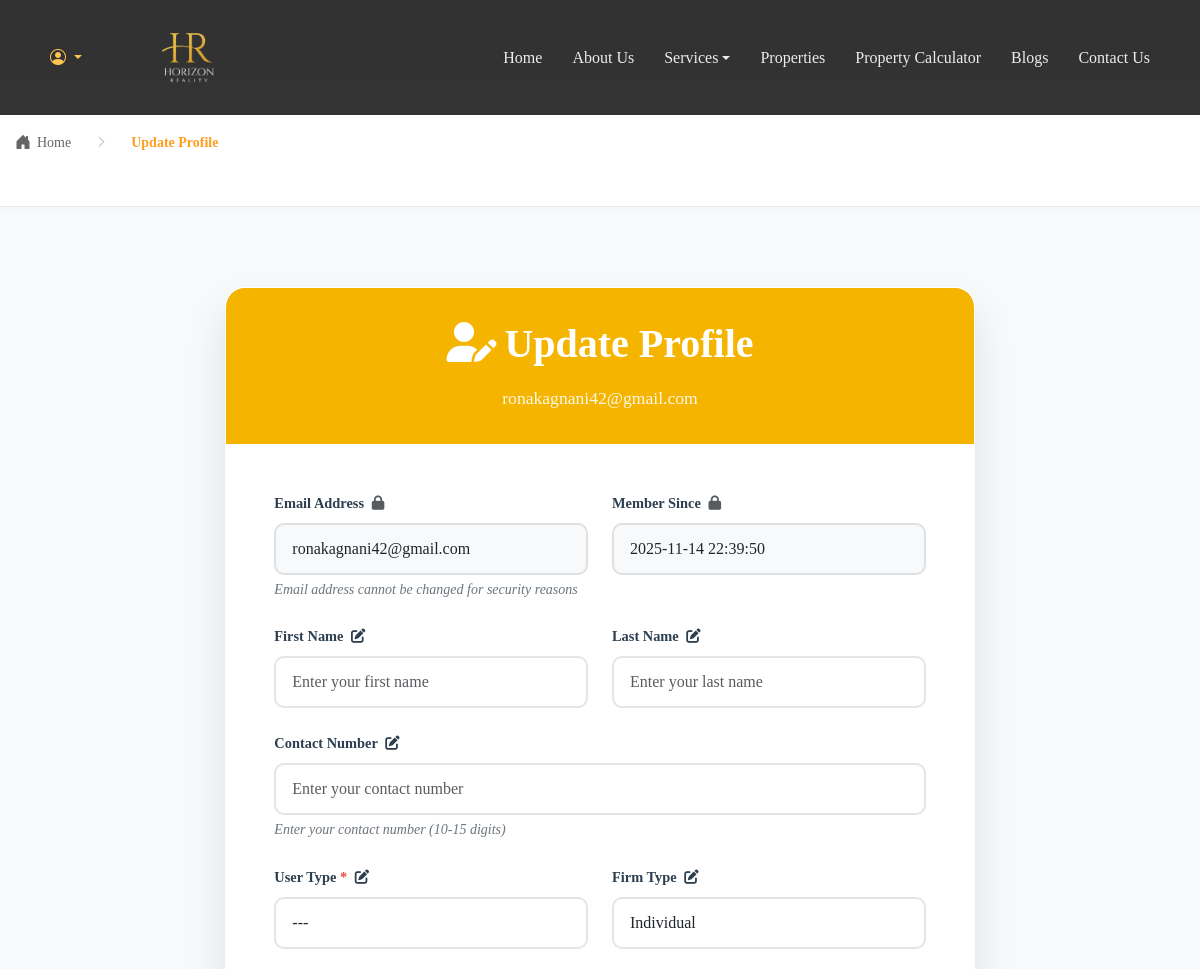
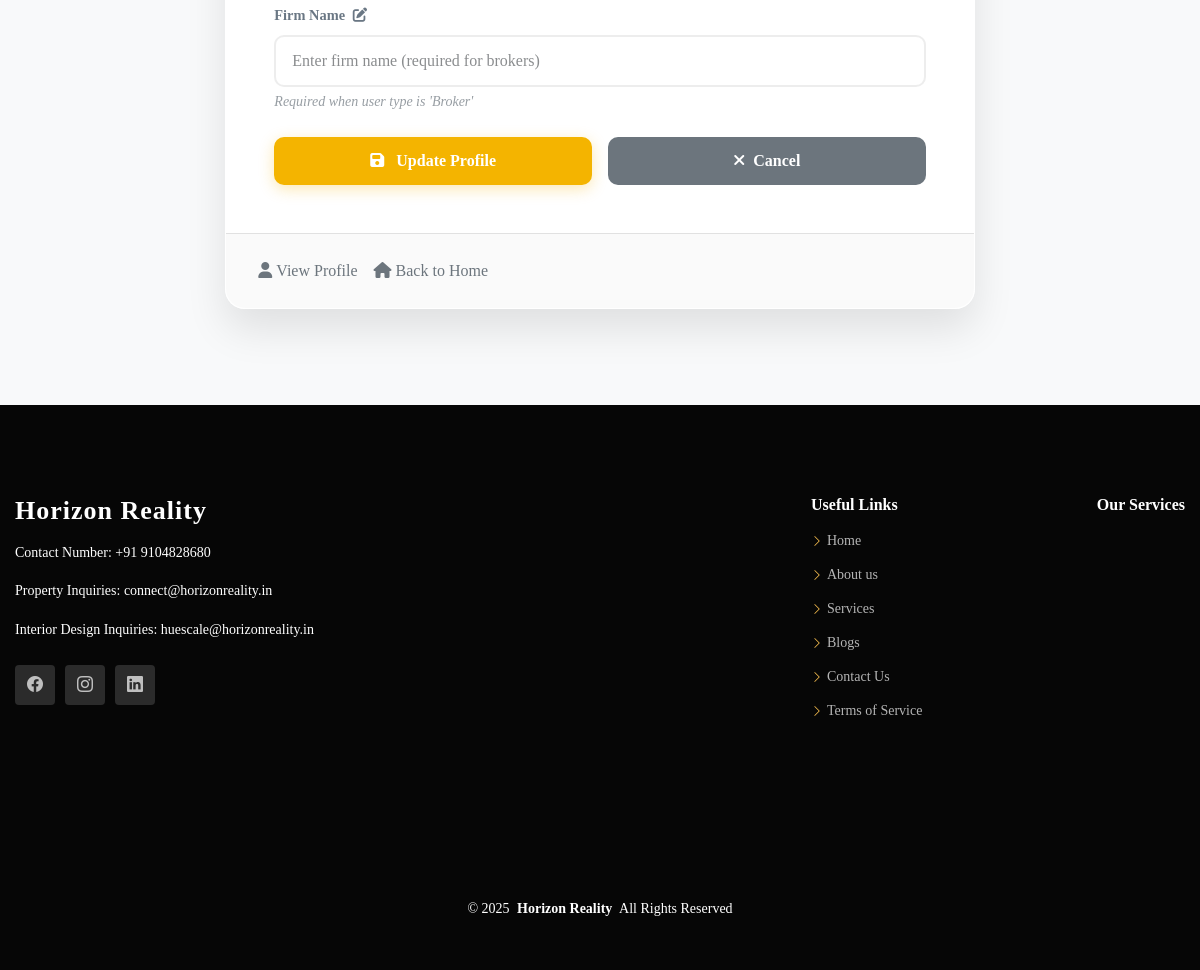
The page /profile/update/ (signed in) on the database its author committed (2 pictures, top to bottom).
### users/models.py (models this page shows, shortened)
class CustomUser(AbstractBaseUser, PermissionsMixin):
    USER_TYPE_CHOICES = (
        ('', '---'),  #
        ('buyer', 'Buyer'),
        ('broker', 'Broker'),
    )
    FIRM_TYPE_CHOICES = (
        ('', '---'),  #
        ('individual', 'Individual'),
        ('firm', 'Firm'),
    )
    email = models.EmailField(unique=True)
    is_verified = models.BooleanField(default=False)
    contact_number = models.CharField(max_length=15, blank=True, null=True)
    user_type = models.CharField(max_length=10, choices=USER_TYPE_CHOICES, default='')
    firm_type = models.CharField(max_length=10, choices=FIRM_TYPE_CHOICES, default='individual')
    firm_name = models.CharField(max_length=100, blank=True, null=True, help_text="Required for brokers only")
    is_broker = models.BooleanField(default=False)
    first_name = models.CharField(max_length=30, blank=True)
    last_name = models.CharField(max_length=30, blank=True)
    is_active = models.BooleanField(default=True)
    is_staff = models.BooleanField(default=False, help_text="Grants access to admin features.")
    is_superuser = models.BooleanField(default=False, help_text="Grants all permissions without assigning them explicitly.")
    date_joined = models.DateTimeField(auto_now_add=True)
    newsletter_subscribed = models.BooleanField(default=False, help_text="User subscribed to newsletter")
    last_profile_update = models.DateTimeField(
        null=True,
        blank=True,
        help_text="Timestamp of the last profile update"
    )
    objects = CustomUserManager()
    USERNAME_FIELD = 'email'
    class Meta:
        verbose_name = _("user")
        verbose_name_plural = _("users")

### users/views.py (the view)
# urls.py: path('profile/update/', views.update_profile_view, name='update_profile'),
@login_required
def update_profile_view(request):
    user = request.user
    can_update, days_remaining = can_user_update_profile(user)
    if request.method == 'POST':
        if not can_update:
            if request.headers.get('X-Requested-With') == 'XMLHttpRequest':
                return JsonResponse({
                    'success': False,
                    'message': f'You cannot update your profile for another {days_remaining} days.',
                    'restriction_active': True,
                    'days_remaining': days_remaining
                })
            else:
                messages.error(request, f'You cannot update your profile for another {days_remaining} days.')
                return render(request, 'users/update_profile.html', {
                    'form': UpdateProfileForm(instance=user),
                    'user': user,
                    'can_update': can_update,
                    'days_remaining': days_remaining
                })
        if request.headers.get('X-Requested-With') == 'XMLHttpRequest':
            return handle_ajax_profile_update(request, user)
        form = UpdateProfileForm(request.POST, instance=user)
        if form.is_valid():
            try:
                updated_user = form.save(commit=False)
                updated_user.email = user.email
                updated_user.date_joined = user.date_joined
                if updated_user.user_type == 'broker':
                    if not updated_user.firm_name:
                        messages.error(request, "Firm name is required for brokers.")
                        return render(request, 'users/update_profile.html', {
                            'form': form,
                            'user': user,
                            'can_update': can_update,
                            'days_remaining': days_remaining
                        })
                updated_user.last_profile_update = timezone.now()
                updated_user.save()
                messages.success(request, "Your profile has been updated successfully! You won't be able to update it again for 15 days.")
                return redirect('profile_view')
            except ValidationError as e:
                messages.error(request, f"Validation error: {e}")
            except Exception as e:
                messages.error(request, f"An error occurred while updating your profile: {e}")
        else:
            for field, errors in form.errors.items():
                for error in errors:
                    messages.error(request, f"{field.replace('_', ' ').title()}: {error}")
    else:
        form = UpdateProfileForm(instance=user)
        form.fields['email'].initial = user.email
        form.fields['date_joined'].initial = user.date_joined
    context = {
        'form': form,
        'user': user,
        'page_title': 'Update Profile',
        'can_update': can_update,
        'days_remaining': days_remaining,
        'last_update': user.last_profile_update if hasattr(user, 'last_profile_update') else None
    }
    return render(request, 'users/update_profile.html', context)

### home/context_processors.py (called while the page is built)
def services_processor(request):
    footer_services = Service.objects.all()
    return {
        'footer_services': footer_services
    }

### users/views.py (called while the page is built, shortened)
def can_user_update_profile(user):
    if not hasattr(user, 'last_profile_update') or user.last_profile_update is None:
        return True, 0

### templates/users/update_profile.html (shortened to what this page needs)
{% extends "base.html" %}
{% load static %}
{% block extra_css %}
<link href="{% static 'css/update_profile.css' %}" rel="stylesheet">
<link rel="stylesheet" href="https://cdnjs.cloudflare.com/ajax/libs/font-awesome/6.1.1/css/all.min.css">
<link rel="stylesheet" href="https://cdnjs.cloudflare.com/ajax/libs/bootstrap-icons/1.10.0/font/bootstrap-icons.min.css">
{% endblock %}
{% block content %}
<div class="breadcrumb-section">
    <div class="container">
      <nav aria-label="breadcrumb">
        <ol class="breadcrumb">
          <li class="breadcrumb-item">
            <a href="{% url 'home' %}">
              <i class="bi bi-house-door-fill breadcrumb-home-icon"></i>Home
            </a>
          </li>
          <li class="breadcrumb-item active" aria-current="page">
           Update Profile
          </li>
        </ol>
      </nav>
    </div>
</div>
<div class="container main-container">
    <div class="row justify-content-center">
        <div class="col-lg-8 col-md-10">
            <div class="profile-card">
                <div class="profile-header">
                    <h2><i class="fas fa-user-edit me-2"></i>Update Profile</h2>
                    <div class="user-info">
                        <div class="user-email">{{ user.email }}</div>
                    </div>
                </div>
                <div class="form-section {% if not can_update %}form-disabled{% endif %}">
                    <form method="post" id="profileForm">
                        <div class="row">
                            <div class="col-md-6">
                                <div class="form-group">
                                    <label for="{{ form.email.id_for_label }}" class="form-label">
                                        {{ form.email.label }}
                                        <i class="fas fa-lock ms-1 text-muted" title="This field cannot be changed"></i>
                                    </label>
                                    {{ form.email }}
                                    <div class="help-text">Email address cannot be changed for security reasons</div>
                                </div>
                            </div>
                            <div class="col-md-6">
                                <div class="form-group">
                                    <label for="{{ form.date_joined.id_for_label }}" class="form-label">
                                        {{ form.date_joined.label }}
                                        <i class="fas fa-lock ms-1 text-muted" title="This field cannot be changed"></i>
                                    </label>
                                    {{ form.date_joined }}
                                </div>
                            </div>
                        </div>
                        <div class="row">
                            <div class="col-md-6">
                                <div class="form-group">
                                    <label for="{{ form.first_name.id_for_label }}" class="form-label">
                                        {{ form.first_name.label }}
                                        {% if can_update %}
                                            <i class="fas fa-edit ms-1 text-success" title="This field can be edited"></i>
                                        {% else %}
                                            <i class="fas fa-lock ms-1 text-muted" title="Update restricted"></i>
                                        {% endif %}
                                    </label>
                                    {{ form.first_name }}
                                </div>
                            </div>
                            <div class="col-md-6">
                                <div class="form-group">
                                    <label for="{{ form.last_name.id_for_label }}" class="form-label">
                                        {{ form.last_name.label }}
                                        {% if can_update %}
                                            <i class="fas fa-edit ms-1 text-success" title="This field can be edited"></i>
                                        {% else %}
                                            <i class="fas fa-lock ms-1 text-muted" title="Update restricted"></i>
                                        {% endif %}
                                    </label>
                                    {{ form.last_name }}
                                </div>
                            </div>
                        </div>
                        <div class="form-group">
                            <label for="{{ form.contact_number.id_for_label }}" class="form-label">
                                {{ form.contact_number.label }}
                                {% if can_update %}
                                    <i class="fas fa-edit ms-1 text-success" title="This field can be edited"></i>
                                {% else %}
                                    <i class="fas fa-lock ms-1 text-muted" title="Update restricted"></i>
                                {% endif %}
                            </label>
                            {{ form.contact_number }}
                            <div class="help-text">Enter your contact number (10-15 digits)</div>
                        </div>
                        <div class="row">
                            <div class="col-md-6">
                                <div class="form-group">
                                    <label for="{{ form.user_type.id_for_label }}" class="form-label">
                                        {{ form.user_type.label }} <span class="required">*</span>
                                        {% if can_update %}
                                            <i class="fas fa-edit ms-1 text-success" title="This field can be edited"></i>
                                        {% else %}
                                            <i class="fas fa-lock ms-1 text-muted" title="Update restricted"></i>
                                        {% endif %}
                                    </label>
                                    {{ form.user_type }}
                                </div>
                            </div>
                            <div class="col-md-6">
                                <div class="form-group">
                                    <label for="{{ form.firm_type.id_for_label }}" class="form-label">
                                        {{ form.firm_type.label }}
                                        {% if can_update %}
                                            <i class="fas fa-edit ms-1 text-success" title="This field can be edited"></i>
                                        {% else %}
                                            <i class="fas fa-lock ms-1 text-muted" title="Update restricted"></i>
                                        {% endif %}
                                    </label>
                                    {{ form.firm_type }}
                                </div>
                            </div>
                        </div>
                        <div class="form-group" id="firmNameGroup">
                            <label for="{{ form.firm_name.id_for_label }}" class="form-label">
                                {{ form.firm_name.label }}
                                {% if can_update %}
                                    <i class="fas fa-edit ms-1 text-success" title="This field can be edited"></i>
                                {% else %}
                                    <i class="fas fa-lock ms-1 text-muted" title="Update restricted"></i>
                                {% endif %}
                            </label>
                            {{ form.firm_name }}
                            <div class="help-text">Required when user type is 'Broker'</div>
                        </div>
                        <div class="d-flex gap-3 mt-4">
                            <button type="submit" class="btn btn-primary" id="submitBtn" {% if not can_update %}disabled{% endif %}>
                                <i class="fas fa-save me-2"></i>
                                {% if can_update %}Update Profile{% else %}Update Restricted{% endif %}
                            </button>
                            <a href="{% url 'profile_view' %}" class="btn btn-secondary">
                                <i class="fas fa-times me-2"></i>Cancel
                            </a>
                        </div>
                    </form>
                </div>
                <div class="navigation-links">
                    <a href="{% url 'profile_view' %}">
                        <i class="fas fa-user me-1"></i>View Profile
                    </a>
                    <a href="{% url 'home' %}">
                        <i class="fas fa-home me-1"></i>Back to Home
                    </a>
                </div>
            </div>
        </div>
    </div>
</div>
{% endblock %}

### static/css/main.css (style rules this page uses)
:root { --default-font: 'Times New Roman', Times, serif; --heading-font: 'Times New Roman', Times, serif; --nav-font: 'Times New Roman', Times, serif; }
:root { --background-color: #ffffff; --default-color: #444444; --heading-color: #151515; --accent-color: #ffc451; --surface-color: #ffffff; --contrast-color: #312f2f; }
:root { --nav-color: rgba(255, 255, 255, 0.905); --nav-hover-color: #ffc451; --nav-mobile-background-color: #ffffff; --nav-dropdown-background-color: #ffffff; --nav-dropdown-color: #212529; --nav-dropdown-hover-color: #ffc451; }
:root { scroll-behavior: smooth; }
body { color: var(--default-color); background-color: var(--background-color); font-family: var(--default-font); }
a { color: var(--accent-color); text-decoration: none; transition: 0.3s; }
h1, h2, h3, h4, h5, h6 { color: var(--heading-color); font-family: var(--heading-font); }
.main-content .container, .breadcrumb-section .container, .service-hero .container, .main-service .container { width: 100%; max-width: 1200px; margin: 0 auto; padding: 0 15px; }
.container, .container-xl, .container-lg, .container-md, .container-sm { width: 100%; padding-left: 15px; padding-right: 15px; margin-left: auto; margin-right: auto; }
@media (min-width: 576px) { .container, .container-sm { max-width: 540px; } }
@media (min-width: 768px) { .container, .container-sm, .container-md { max-width: 720px; } }
@media (min-width: 992px) { .container, .container-sm, .container-md, .container-lg { max-width: 960px; } }
@media (min-width: 1200px) { .container, .container-sm, .container-md, .container-lg, .container-xl { max-width: 1140px; } }

### rows shown on the page
CustomUser: email "ronakagnani42@gmail.com", date_joined "2025-11-14 22:39:50", user_type "---", firm_type "Individual"
